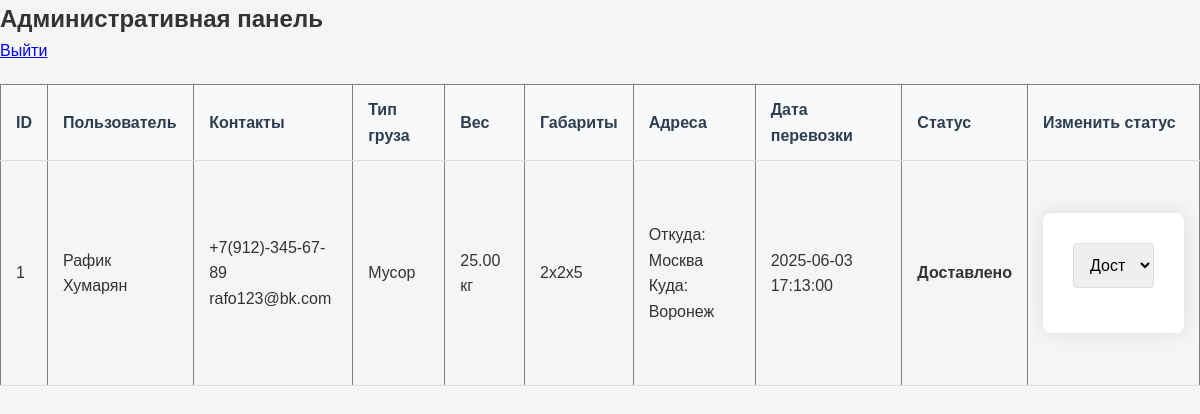
/admin_panel.php (signed in), run on the app's committed database.
### tables this page shows
CREATE TABLE `requests` (
  `id` int NOT NULL,
  `user_id` int NOT NULL,
  `cargo_type` enum('Хрупкое','Скоропортящееся','Требуется рефрижератор','Животные','Жидкость','Мебель','Мусор') NOT NULL,
  `weight` decimal(10,2) NOT NULL,
  `dimensions` varchar(100) NOT NULL,
  `departure_address` varchar(255) NOT NULL,
  `delivery_address` varchar(255) NOT NULL,
  `transport_datetime` datetime NOT NULL,
  `status` enum('Новая','В работе','Отменена','Доставлено','Завершено') DEFAULT 'Новая',
  `created_at` timestamp NULL DEFAULT CURRENT_TIMESTAMP
);

CREATE TABLE `users` (
  `id` int NOT NULL,
  `full_name` varchar(255) NOT NULL,
  `phone` varchar(20) NOT NULL,
  `email` varchar(100) NOT NULL,
  `username` varchar(50) NOT NULL,
  `password` varchar(255) NOT NULL,
  `role` enum('user','admin') DEFAULT 'user',
  `created_at` timestamp NULL DEFAULT CURRENT_TIMESTAMP
);

### admin_panel.php (the view, shortened to what this page needs)
<?php
require_once 'includes/auth_check.php';
$stmt = $pdo->query("
    SELECT r.*, u.full_name, u.phone, u.email
    FROM requests r
    JOIN users u ON r.user_id = u.id
    ORDER BY r.created_at DESC
");
$requests = $stmt->fetchAll();
?>
<!DOCTYPE html>
<html lang="ru">
<head>
    <link rel="stylesheet" href="css/style.css">
</head>
<body>
    <h2>Административная панель</h2>
    <p><a href="logout.php">Выйти</a></p>
    <?php if ($requests): ?>
        <table border="1" cellpadding="5" cellspacing="0">
            <thead>
                <tr>
                    <th>ID</th>
                    <th>Пользователь</th>
                    <th>Контакты</th>
                    <th>Тип груза</th>
                    <th>Вес</th>
                    <th>Габариты</th>
                    <th>Адреса</th>
                    <th>Дата перевозки</th>
                    <th>Статус</th>
                    <th>Изменить статус</th>
                </tr>
            </thead>
            <tbody>
                <?php foreach ($requests as $r): ?>
                <tr>
                    <td><?= $r['id'] ?></td>
                    <td><?= htmlspecialchars($r['full_name']) ?></td>
                    <td>
                        <?= htmlspecialchars($r['phone']) ?><br>
                        <?= htmlspecialchars($r['email']) ?>
                    </td>
                    <td><?= htmlspecialchars($r['cargo_type']) ?></td>
                    <td><?= htmlspecialchars($r['weight']) ?> кг</td>
                    <td><?= htmlspecialchars($r['dimensions']) ?></td>
                    <td>
                        Откуда: <?= htmlspecialchars($r['departure_address']) ?><br>
                        Куда: <?= htmlspecialchars($r['delivery_address']) ?>
                    </td>
                    <td><?= htmlspecialchars($r['transport_datetime']) ?></td>
                    <td><strong><?= htmlspecialchars($r['status']) ?></strong></td>
                    <td>
                        <form method="post">
                            <select name="status" onchange="this.form.submit()">
                                <?php
                                $statuses = ['Новая', 'В работе', 'Отменена', 'Доставлено', 'Завершено'];
                                foreach ($statuses as $status) {
                                    $selected = $r['status'] === $status ? 'selected' : '';
                                    echo "<option value=\"$status\" $selected>$status</option>";
                                }
                                ?>
                            </select>
                        </form>
                    </td>
                </tr>
                <?php endforeach; ?>
            </tbody>
        </table>
    <?php else: ?>
        <p>Заявок пока нет.</p>
    <?php endif; ?>
</body>
</html>

### css/style.css (style rules this page uses)
* { margin: 0; padding: 0; box-sizing: border-box; font-family: 'Arial', sans-serif; }
body { background-color: #f5f5f5; color: #333; line-height: 1.6; }
form { background: white; padding: 30px; border-radius: 8px; box-shadow: 0 0 20px rgba(0,0,0,0.1); max-width: 500px; margin: 40px auto; }
input[type="text"], input[type="email"], input[type="tel"], input[type="password"], textarea, select { width: 100%; padding: 12px; margin-bottom: 15px; border: 1px solid #ddd; border-radius: 4px; font-size: 16px; }
table { width: 100%; border-collapse: collapse; margin: 20px 0; }
table th, table td { padding: 12px 15px; text-align: left; border-bottom: 1px solid #ddd; }
table th { background-color: #f8f9fa; color: #2c3e50; font-weight: bold; }

### data on the page
requests: id "1", user.full_name "Рафик Хумарян", user.phone "+7(912)-345-67-89", user.email "rafo123@bk.com", cargo_type "Мусор", weight "25.00", dimensions "2x2x5", departure_address "Москва", delivery_address "Воронеж", transport_datetime "2025-06-03 17:13:00", status "Доставлено"

### other printed values
form field status "Доставлено"
